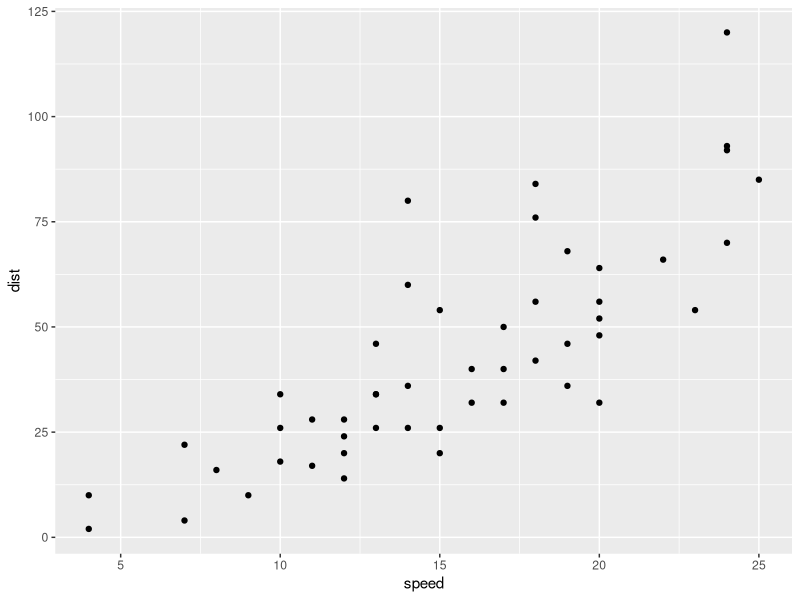
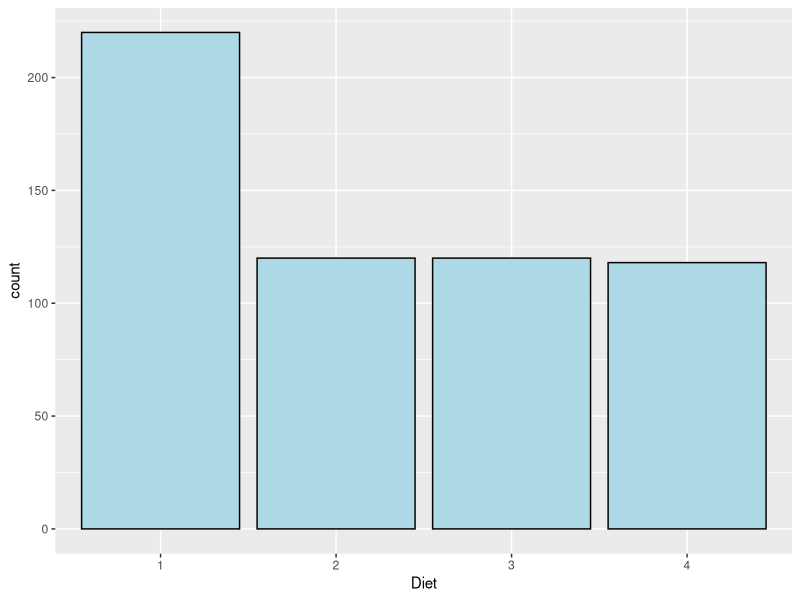
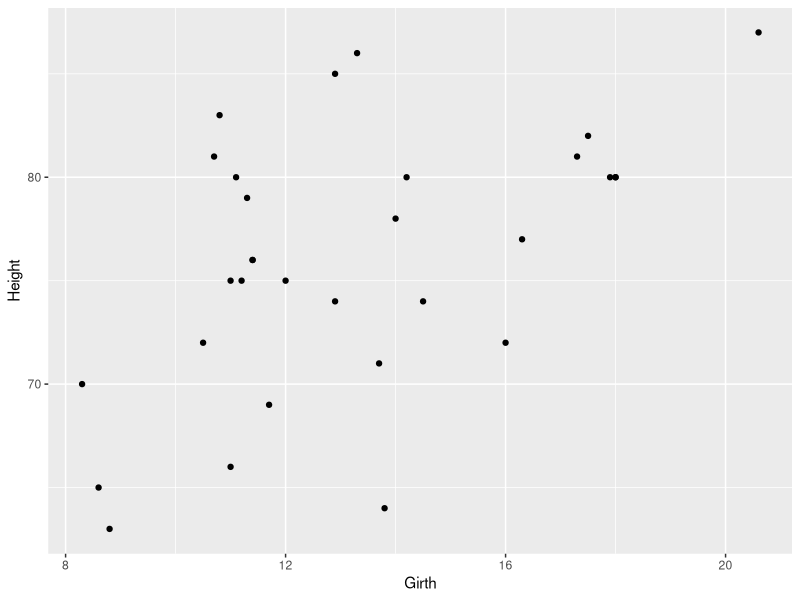
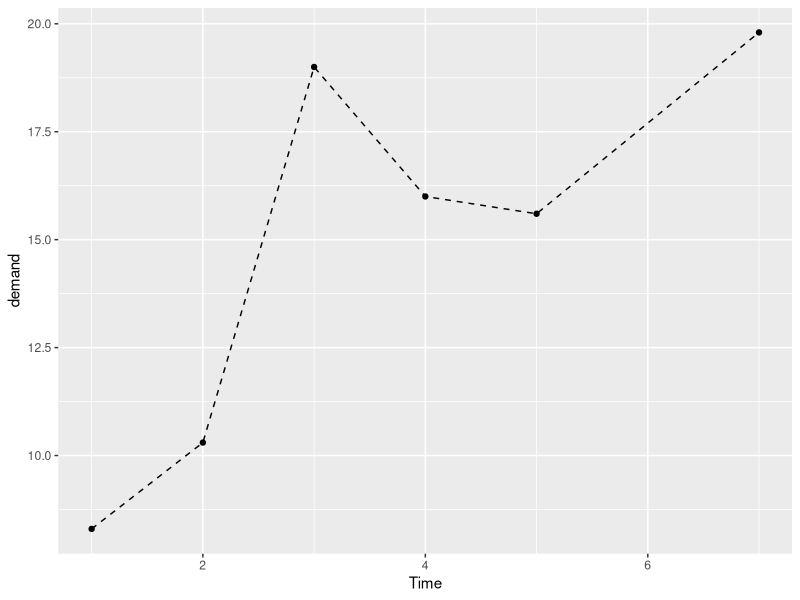

The R script that drew these images, in order:
library("ggplot2")

cars
ggplot(data = cars, aes(speed, dist))+
  geom_point()

ChickWeight
ggplot(data = ChickWeight, aes(x=Diet))+
  geom_bar(fill="lightblue", colour = "black")

trees
ggplot(data = trees, aes(Girth, Height))+
  geom_point()


BOD
ggplot(data=BOD, aes(x=Time, y=demand, group=1))+
  geom_line(linetype = "dashed")+
  geom_point()


